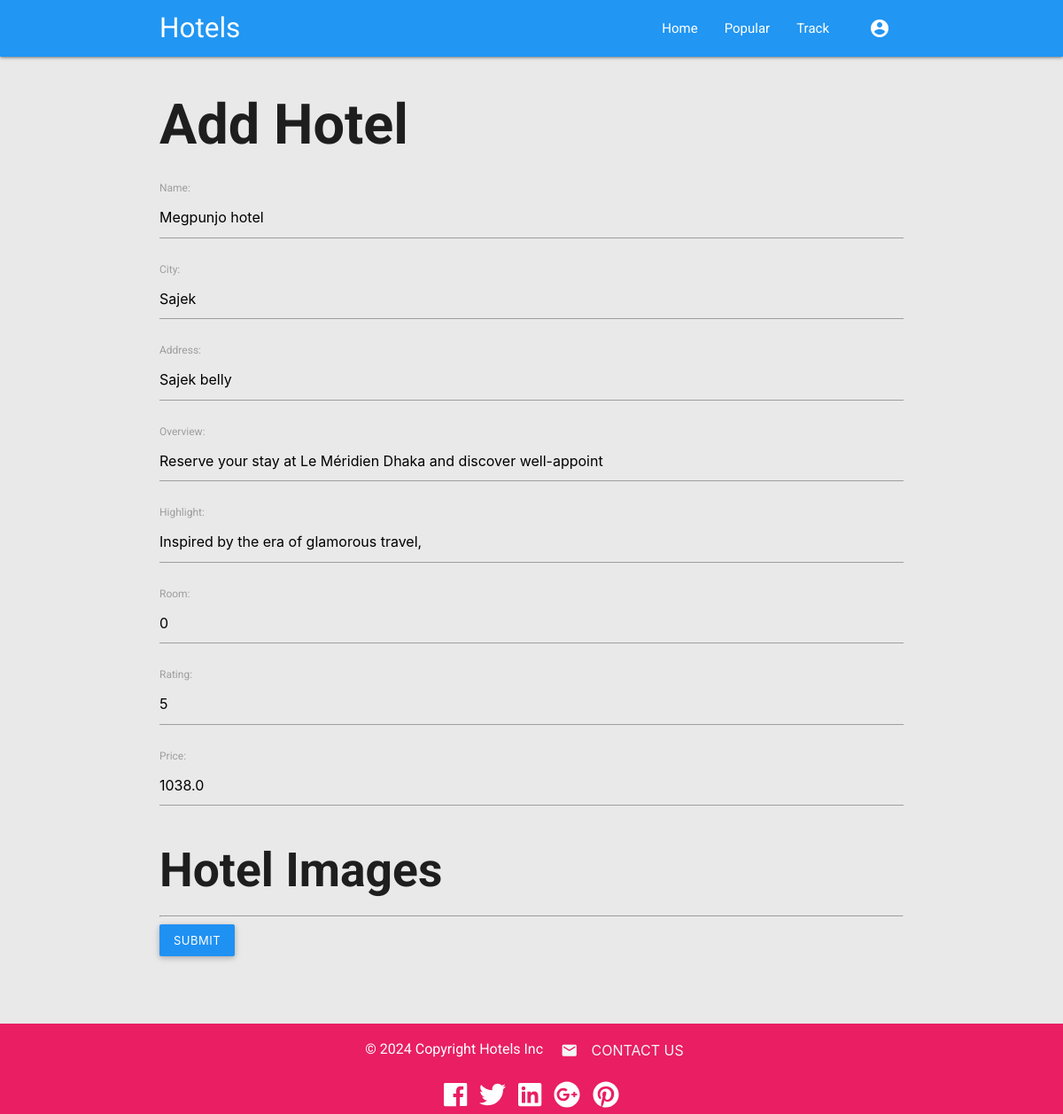
The page /update-hotel/3/ (signed in) on the database its author committed.
### book/models.py (models this page shows, shortened)
class Hotel(models.Model):
    name = models.CharField(default=None, max_length=64)
    city = models.CharField(default=None, max_length=64)
    address = models.CharField(default=None, max_length=64)
    overview = models.CharField(default=None, max_length=64)
    highlight = models.CharField(default=None, max_length=64)
    room = models.CharField(default=None, max_length=64)
    room_type = models.CharField(choices=ROOM_CHOICES,default="Single", max_length=64)
    rating = models.CharField(default=0, max_length=64)
    price = models.FloatField(default=random_price)
    image = models.ImageField(upload_to="hotel_img", verbose_name="hotelimg")

### book/views.py (the view)
# urls.py: path('update-hotel/<pk>/', views.UpdateHotel, name="update_hotel"),
@login_required
def UpdateHotel(request, pk):
    product = get_object_or_404(Hotel, pk=pk)
    if request.method == 'POST':
        form = AddhotelForm(request.POST, request.FILES, instance=product)
        if form.is_valid():
            form.save()
            return redirect('hotel_list')  # Redirect to the product detail page
    else:
        form = AddhotelForm(instance=product)
    return render(request, 'book/add_hotel.html', {'form': form})

### book/forms.py
class AddhotelForm(forms.ModelForm):
    class Meta:
        model = Hotel
        fields = ['name','city','address','overview','highlight','room','rating','price']

### book/templates/book/add_hotel.html (shortened to what this page needs)
{% extends "book/layout.html" %}
{% load static %}
{% load book_extras %}
{% block body %}
<div class="container my-5">
    <h1>Add Hotel </h1>
    <div class="col-sm-8 offset-sm-1">
        <form action="" method="POST" enctype="multipart/form-data" novalidate>
          {{ form.as_p }}
          <h2>Hotel Images</h2>
          <hr>
          <div class="col-12 mt-3">
            <button type="submit" class="btn btn-primary mb-3">Submit</button>
          </div>
      </div>
</div>
{% endblock %}

### book/static/book/styles.css (style rules this page uses)
:root { --primary: #2196f3; --primary-dark: #f32167; }

### book/static/css/styles1.css (style rules this page uses)
body { background-color: #e9e9e9; -moz-transition: all 0.5s; -o-transition: all 0.5s; -webkit-transition: all 0.5s; transition: all 0.5s; font-family: 'Roboto', Arial, Tahoma, sans-serif; }
h1, h2, h3, h4, h5, h6 { font-weight: bold; }
button, input, select, a { outline: none !important; }
.btn:not(.btn-link):not(.btn-circle) { box-shadow: 0 2px 5px rgba(0, 0, 0, 0.16), 0 2px 10px rgba(0, 0, 0, 0.12); -webkit-border-radius: 2px; -moz-border-radius: 2px; -ms-border-radius: 2px; border-radius: 2px; border: none; font-size: 13px; outline: none; }
.btn-primary, .btn-primary:hover, .btn-primary:active, .btn-primary:focus { background-color: #1f91f3 !important; }

### rows shown on the page
Hotel: name "Megpunjo hotel", city "Sajek", address "Sajek belly", overview "Reserve your stay at Le Méridien Dhaka and discover well-appoint", highlight "Inspired by the era of glamorous travel,", room "0", rating "5", price "1038.0"
